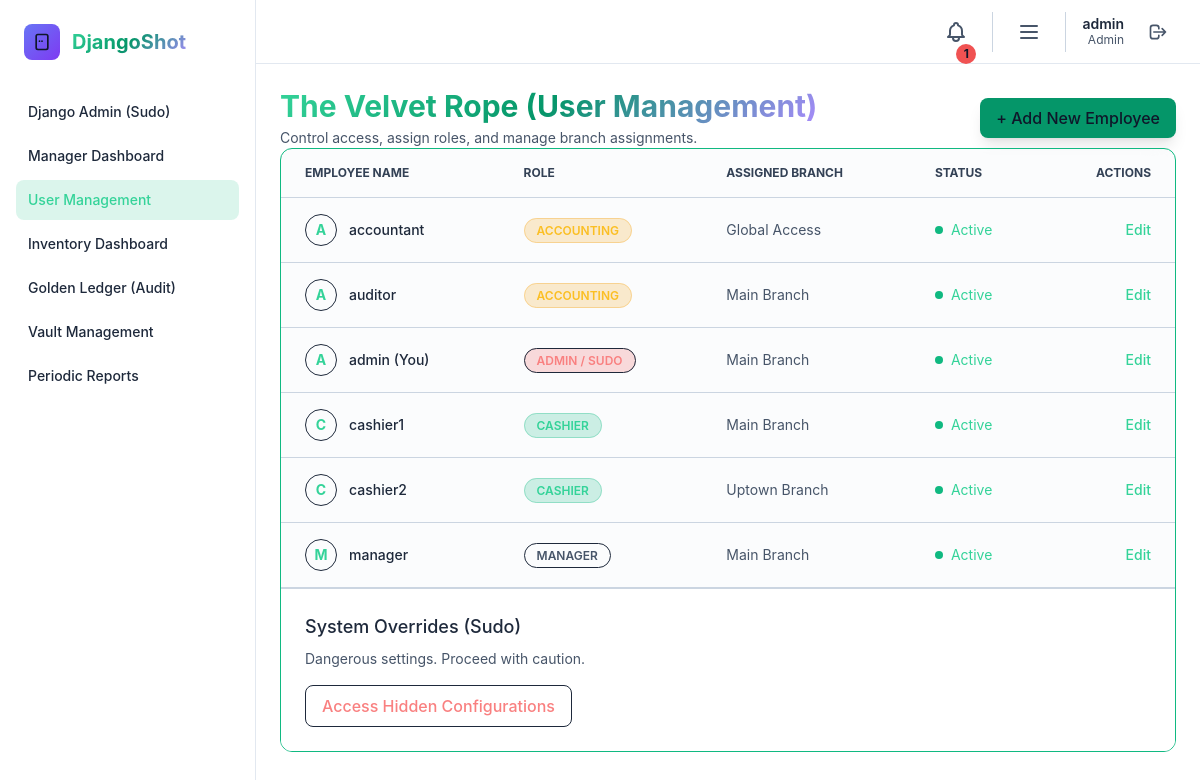
The app's page /users/ (signed in), older data.
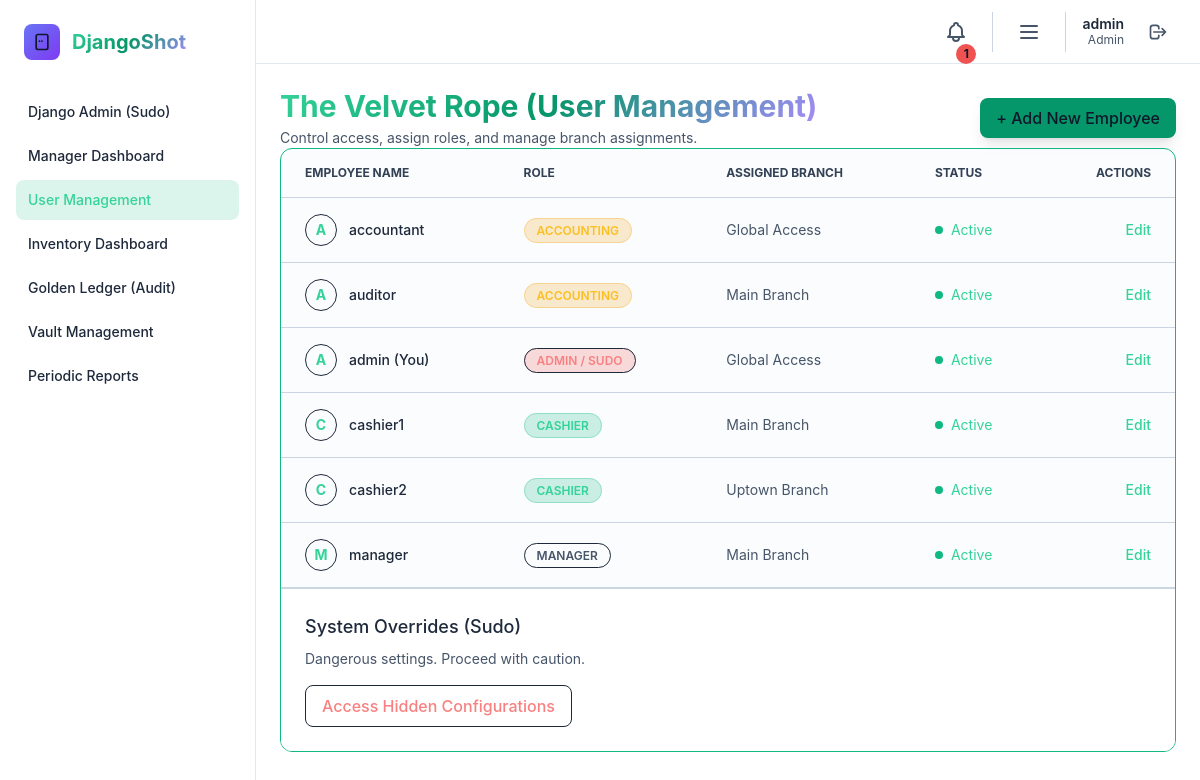
The same page, newer data.
### core/models.py (models this page shows, shortened)
class User(AbstractUser):
    ROLE_CHOICES = [
        ('admin', 'Admin'),
        ('manager', 'Manager'),
        ('cashier', 'Cashier'),
        ('accounting', 'Accounting'),
    ]
    THEME_CHOICES = [
        ('dawn', 'Dawn (Light)'),
        ('dusk', 'Dusk (Dark)'),
        ('midnight', 'Midnight (AMOLED)'),
    ]
    role = models.CharField(max_length=20, choices=ROLE_CHOICES, default='cashier')
    theme_preference = models.CharField(max_length=20, choices=THEME_CHOICES, default='dusk')
    branch = models.ForeignKey(Branch, on_delete=models.SET_NULL, null=True, blank=True, related_name='users')
    is_active_account = models.BooleanField(default=True) # Django User already has is_active, but keeping custom just in case
    def is_admin(self):
        return self.role == 'admin'
    def is_manager(self):
        return self.role in ('admin', 'manager')
    def is_accounting(self):
        return self.role == 'accounting'

class Branch(models.Model):
    name = models.CharField(max_length=120, unique=True)
    location = models.CharField(max_length=255, null=True, blank=True)
    is_active = models.BooleanField(default=True)
    created_at = models.DateTimeField(auto_now_add=True)

### core/views.py (the view)
# urls.py: path('users/', views.user_management, name='user_management'),
@login_required
def user_management(request):
    if not request.user.is_manager():
        return redirect('core:home')
    users = User.objects.select_related('branch').all().order_by('role', 'username')
    branches = Branch.objects.all()
    form = UserManagementForm()
    context = {
        'users': users,
        'branches': branches,
        'form': form
    }
    return render(request, 'core/user_management.html', context)

### core/context_processors.py (called while the page is built)
def theme_processor(request):
    context = {
        'current_theme': 'dusk', # Default
        'user_role': 'guest'
    }
    if request.user.is_authenticated:
        context['current_theme'] = getattr(request.user, 'theme_preference', 'dusk')
        context['user_role'] = getattr(request.user, 'role', 'cashier')
    return context

### core/templates/core/user_management.html (shortened to what the changed rows need)
{% extends "base.html" %}
{% block content %}
<div class="mb-6 flex justify-between items-center">
    <div>
        <h1 class="text-3xl font-bold gradient-text mb-1">The Velvet Rope (User Management)</h1>
        <p class="text-gray-400 text-sm">Control access, assign roles, and manage branch assignments.</p>
    </div>
    <button onclick="openUserModal()" class="px-4 py-2 bg-primary-600 hover:bg-primary-700 text-white rounded-lg font-medium transition-colors shadow-lg shadow-primary-500/30">
        + Add New Employee
    </button>
</div>
<div class="glass-card rounded-xl overflow-hidden fade-in">
    <div class="overflow-x-auto">
        <table class="w-full text-sm text-left text-gray-400">
            <thead class="text-xs text-gray-300 uppercase bg-surface-800/80 border-b border-gray-700">
                <tr>
                    <th scope="col" class="px-6 py-4">Employee Name</th>
                    <th scope="col" class="px-6 py-4">Role</th>
                    <th scope="col" class="px-6 py-4">Assigned Branch</th>
                    <th scope="col" class="px-6 py-4">Status</th>
                    <th scope="col" class="px-6 py-4 text-right">Actions</th>
                </tr>
            </thead>
            <tbody>
                {% for target_user in users %}
                <tr class="border-b border-gray-700 hover:bg-surface-800/50 transition-colors">
                    <td class="px-6 py-4 font-medium text-gray-200 flex items-center">
                        <div class="w-8 h-8 rounded-full bg-primary-900/50 text-primary-400 flex items-center justify-center mr-3 font-bold border border-primary-500/30 uppercase">
                            {{ target_user.username|make_list|first }}
                        </div>
                        {{ target_user.username }} {% if target_user == user %}(You){% endif %}
                    </td>
                    <td class="px-6 py-4">
                        {% if target_user.role == 'admin' %}
                            <span class="px-3 py-1 rounded-full text-xs font-semibold uppercase tracking-wide bg-red-500/20 text-red-400 border border-red-500/30">Admin / Sudo</span>
                        {% elif target_user.role == 'manager' %}
                            <span class="px-3 py-1 rounded-full text-xs font-semibold uppercase tracking-wide bg-indigo-500/20 text-indigo-400 border border-indigo-500/30">Manager</span>
                        {% elif target_user.role == 'accounting' %}
                            <span class="px-3 py-1 rounded-full text-xs font-semibold uppercase tracking-wide bg-amber-500/20 text-amber-400 border border-amber-500/30">Accounting</span>
                        {% else %}
                            <span class="px-3 py-1 rounded-full text-xs font-semibold uppercase tracking-wide bg-emerald-500/20 text-emerald-400 border border-emerald-500/30">Cashier</span>
                        {% endif %}
                    </td>
                    <td class="px-6 py-4">{{ target_user.branch.name|default:"Global Access" }}</td>
                    <td class="px-6 py-4">
                        {% if target_user.is_active_account and target_user.is_active %}
                            <span class="flex items-center text-emerald-400">
                                <span class="w-2 h-2 rounded-full bg-emerald-500 mr-2 shadow-[0_0_8px_rgba(16,185,129,0.8)]"></span> Active
                            </span>
                        {% else %}
                            <span class="flex items-center text-gray-500">
                                <span class="w-2 h-2 rounded-full bg-gray-600 mr-2"></span> Inactive
                            </span>
                        {% endif %}
                    </td>
                    <td class="px-6 py-4 text-right space-x-3">
                        <button type="button" class="text-primary-400 hover:text-primary-300 font-medium edit-btn"
                                data-id="{{ target_user.id }}"
                                data-username="{{ target_user.username }}"
                                data-role="{{ target_user.role }}"
                                data-branch="{{ target_user.branch_id|default_if_none:'' }}"
                                data-active="{{ target_user.is_active|yesno:'true,false' }}"
                                data-active-account="{{ target_user.is_active_account|yesno:'true,false' }}">
                            Edit
                        </button>
                    </td>
                </tr>
                {% empty %}
                <tr>
                    <td colspan="5" class="px-6 py-8 text-center text-gray-500">No users found.</td>
                </tr>
                {% endfor %}
            </tbody>
        </table>
    </div>
    {% if user.is_admin %}
    <div class="p-6 bg-surface-900 border-t border-gray-700">
        <h3 class="text-lg font-medium text-gray-200 mb-2">System Overrides (Sudo)</h3>
        <p class="text-sm text-gray-400 mb-4">Dangerous settings. Proceed with caution.</p>
        <a href="/admin/" class="inline-block px-4 py-2 border border-red-500/50 text-red-400 hover:bg-red-500/10 rounded-lg font-medium transition-colors">
            Access Hidden Configurations
        </a>
    </div>
    {% endif %}
</div>
{% endblock %}

### templates/base.html (shortened to what the changed rows need)
{% load static %}
<!DOCTYPE html>
<html lang="en" class="dark" data-theme="{{ current_theme|default:'dusk' }}" data-role="{{ user_role|default:'guest' }}">
<head>
    <link rel="stylesheet" href="{% static 'css/output.css' %}">
    <link rel="stylesheet" href="https://cdnjs.cloudflare.com/ajax/libs/font-awesome/6.4.0/css/all.min.css">
</head>
<body class="bg-surface-900 text-gray-200 min-h-screen relative overflow-x-hidden transition-colors duration-500">
    {% if user.is_authenticated %}
    <div class="flex min-h-screen relative z-10">
        <aside id="sidebar" class="fixed top-0 left-0 z-[100] w-64 h-screen transition-transform -translate-x-full sm:translate-x-0">
            <div class="h-full px-4 py-6 overflow-y-auto bg-surface-900 border-r border-gray-800">
                <a href="/" class="flex items-center mb-8 px-2">
                    <div class="w-9 h-9 rounded-lg bg-gradient-to-br from-indigo-500 to-purple-600 flex items-center justify-center mr-3">
                        <svg class="w-5 h-5 text-white" fill="none" stroke="currentColor" viewBox="0 0 24 24">
                            <path stroke-linecap="round" stroke-linejoin="round" stroke-width="2" d="M12 11h.01M9 11h.01M7 21h10a2 2 0 002-2V5a2 2 0 00-2-2H7a2 2 0 00-2 2v14a2 2 0 002 2z"></path>
                        </svg>
                    </div>
                    <span class="text-xl font-bold gradient-text">DjangoShot</span>
                </a>
                <nav class="space-y-1">
                    {% if user.is_admin %}
                    <a href="/admin/" class="sidebar-link flex items-center px-3 py-2.5 rounded-lg text-sm font-medium">
                        Django Admin (Sudo)
                    </a>
                    {% endif %}
                    {% if user.is_manager %}
                    <a href="{% url 'core:manager_dashboard' %}" class="sidebar-link flex items-center px-3 py-2.5 rounded-lg text-sm font-medium">
                        Manager Dashboard
                    </a>
                    <a href="{% url 'core:user_management' %}" class="sidebar-link flex items-center px-3 py-2.5 rounded-lg text-sm font-medium">
                        User Management
                    </a>
                    {% endif %}
                    {% if user.role == 'admin' or user.role == 'manager' or user.role == 'accounting' %}
                    <a href="{% url 'inventory:dashboard' %}" class="sidebar-link flex items-center px-3 py-2.5 rounded-lg text-sm font-medium">
                        Inventory Dashboard
                    </a>
                    {% endif %}
                    {% if user.is_accounting or user.is_admin %}
                    <a href="{% url 'core:accounting_dashboard' %}" class="sidebar-link flex items-center px-3 py-2.5 rounded-lg text-sm font-medium text-amber-500 hover:text-amber-400">
                        Golden Ledger (Audit)
                    </a>
                    {% endif %}
                    {% if user.role == 'cashier' or user.is_admin %}
                    <a href="{% url 'sales:vault_manage' %}" class="sidebar-link flex items-center px-3 py-2.5 rounded-lg text-sm font-medium text-emerald-500 hover:text-emerald-400">
                        Vault Management
                    </a>
                    {% endif %}
                    {% if user.is_accounting or user.is_admin %}
                    <a href="{% url 'sales:periodic_reports' %}" class="sidebar-link flex items-center px-3 py-2.5 rounded-lg text-sm font-medium">
                        Periodic Reports
                    </a>
                    {% endif %}
                </nav>
            </div>
        </aside>
        <div class="flex-1 sm:ml-64 flex flex-col">
            <header class="w-full h-16 bg-surface-900 border-b border-gray-800 flex items-center justify-end px-4 sm:px-6 sticky top-0 z-[90]">
                <div class="flex items-center space-x-4">
                    {% if user.role == 'admin' or user.role == 'manager' %}
                    <div class="relative flex items-center pr-4 border-r border-gray-700">
                        <button id="alertsMenuButton" data-dropdown-toggle="alertsMenuDropdown" class="p-2 rounded-lg text-gray-400 hover:bg-gray-800 hover:text-white transition-colors relative" title="Inventory Alerts">
                            {% if low_stock_count > 0 %}
                            <div class="absolute inline-flex items-center justify-center w-5 h-5 text-xs font-bold text-white bg-red-500 border-2 border-surface-900 rounded-full -top-1 -right-1">{{ low_stock_count }}</div>
                            {% endif %}
                        </button>
                    </div>
                    {% endif %}
                    <div class="relative flex items-center pr-4 border-r border-gray-700">
                        <button id="bbqMenuButton" data-dropdown-toggle="bbqMenuDropdown" class="p-2 rounded-lg text-gray-400 hover:bg-gray-800 hover:text-white transition-colors" title="Settings Menu">
                            <svg class="w-6 h-6" fill="none" stroke="currentColor" viewBox="0 0 24 24"><path stroke-linecap="round" stroke-linejoin="round" stroke-width="2" d="M4 6h16M4 12h16M4 18h16"></path></svg>
                        </button>
                    </div>
                    <div class="text-right hidden sm:block">
                        <p class="text-sm font-semibold text-gray-200 leading-tight">{{ user.username }}</p>
                        <p class="text-xs text-gray-400 capitalize">{{ user.role }}</p>
                    </div>
                    <form action="{% url 'core:logout' %}" method="post" class="m-0 flex items-center">
                        <button type="submit" class="p-2 flex items-center justify-center rounded-lg hover:bg-red-500/20 text-gray-400 hover:text-red-400 transition-colors" title="Logout">
                            <svg class="w-5 h-5" fill="none" stroke="currentColor" viewBox="0 0 24 24">
                                <path stroke-linecap="round" stroke-linejoin="round" stroke-width="2" d="M17 16l4-4m0 0l-4-4m4 4H7m6 4v1a3 3 0 01-3 3H6a3 3 0 01-3-3V7a3 3 0 013-3h4a3 3 0 013 3v1"></path>
                            </svg>
                        </button>
                    </form>
                </div>
            </header>
            <main class="relative p-4 md:p-6 fade-in flex-1">
                {% block content %}{% endblock %}
            </main>
        </div>
    </div>
    {% else %}
    <main class="relative z-10">
        {% block content_unauth %}{% endblock %}
    </main>
    {% endif %}
</body>
</html>

Row changes from the older to the newer data that the page shows:
changed User "admin": branch.name "Main Branch" → "Global Access"
